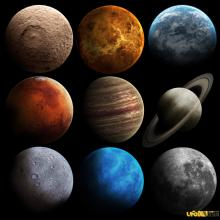
#> input picture C3_Processing_Images_with_OpenCV3/img/planet_glow.jpg, 220 x 220 px, found by its file name
$ python 'Circle detection.py'
#> lines starting #> are read from the running program, lines starting #| are printed output that depends on the picture; after the words box and inside, x2 and y2 are one past the last pixel; in counts of white or black regions, pixels touching at a corner belong together
# coding:utf-8
import cv2
import numpy as np
planets = cv2.imread('planet_glow.jpg')
#> planets is the input picture: shape (220, 220, 3); mean B, G, R 40.9, 44.1, 50.2
gray_img = cv2.cvtColor(planets, cv2.COLOR_BGR2GRAY)
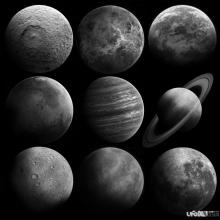
#> gray_img: shape (220, 220); min 0, max 253, mean 45.5

# 模糊
img = cv2.medianBlur(gray_img, 5)
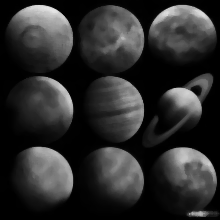
#> img: shape (220, 220); min 0, max 230, mean 44.7
cimg = cv2.cvtColor(img,cv2.COLOR_GRAY2BGR)

'''
cv2.HoughCircles(image, method, dp, minDist, circles, param1, param2, minRadius, maxRadius)
method:用于检测的方法，现在只有HOUGH_GRADIENT
dp:累加器分辨率：dp=1跟原图有同样的分辨率，dp=2分辨率是原图的一般
minDist：圆心到圆的最短距离
param1:First method-specific parameter。在HOUGH_GRADIENT里面，是Canny边缘检测较大的那个参数
param2:累加器在检测时候圆心的阀值。约小约容易检测到假圆
'''
cv2.imshow("Blur", img)
circles = cv2.HoughCircles(img,cv2.HOUGH_GRADIENT,1,60, param1=130,
                           param2=30,minRadius=0,maxRadius=0)
#> circles = [[182.5, 181.5, 34.3], [109.5, 40.5, 35.5], [181.5, 37.5, 33.5], [37.5, 110.5, 35.5], [107.5, 110.5, 36], [39.5, 37.5, 33.6], [108.5, 180.5, 34.1], [39.5, 179.5, 32.7], [179.5, 109.5, 21.8]]

circles = np.uint16(np.around(circles))
#> circles = [[182, 182, 34], [110, 40, 36], [182, 38, 34], [38, 110, 36], [108, 110, 36], [40, 38, 34], [108, 180, 34], [40, 180, 33], [180, 110, 22]]

for i in circles[0,:]:
    # 圆
    cv2.circle(planets,(i[0],i[1]),i[2],(0,255,0),2)
    # 中心点
    cv2.circle(planets,(i[0],i[1]),2,(0,0,255),3)
#> this loop made 9 passes
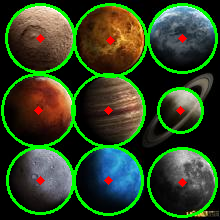
#> planets: shape (220, 220, 3); 11.96% of pixels changed, all inside (x1, y1, x2, y2) = (1, 3, 218, 218)

cv2.imwrite("planets_circles.jpg", planets)
cv2.imshow("HoughCirlces", planets)
cv2.waitKey()
cv2.destroyAllWindows()
